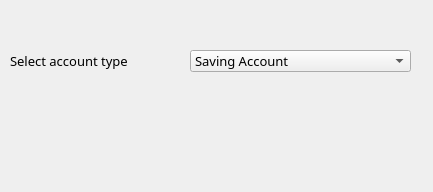
<?xml version="1.0" encoding="UTF-8"?>
<ui version="4.0">
 <class>Dialog</class>
 <widget class="QDialog" name="Dialog">
  <property name="geometry">
   <rect>
    <x>0</x>
    <y>0</y>
    <width>433</width>
    <height>192</height>
   </rect>
  </property>
  <property name="font">
   <font>
    <family>Monaco</family>
    <pointsize>10</pointsize>
   </font>
  </property>
  <property name="windowTitle">
   <string>Dialog</string>
  </property>
  <widget class="QLabel" name="label">
   <property name="geometry">
    <rect>
     <x>10</x>
     <y>50</y>
     <width>161</width>
     <height>21</height>
    </rect>
   </property>
   <property name="text">
    <string>Select account type</string>
   </property>
  </widget>
  <widget class="QLabel" name="labelAccountType">
   <property name="geometry">
    <rect>
     <x>20</x>
     <y>120</y>
     <width>391</width>
     <height>31</height>
    </rect>
   </property>
   <property name="text">
    <string/>
   </property>
  </widget>
  <widget class="QComboBox" name="comboBoxAccountType">
   <property name="geometry">
    <rect>
     <x>190</x>
     <y>50</y>
     <width>221</width>
     <height>22</height>
    </rect>
   </property>
   <item>
    <property name="text">
     <string>Saving Account</string>
    </property>
   </item>
   <item>
    <property name="text">
     <string>Current Account</string>
    </property>
   </item>
   <item>
    <property name="text">
     <string>Recurring Deposit Account </string>
    </property>
   </item>
   <item>
    <property name="text">
     <string>Fixed Deposit Account</string>
    </property>
   </item>
  </widget>
 </widget>
 <resources/>
 <connections/>
</ui>
